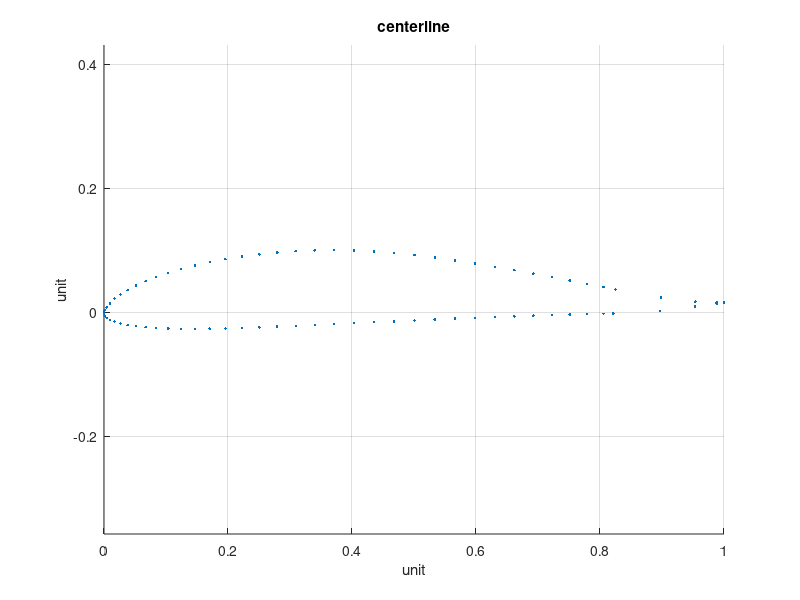
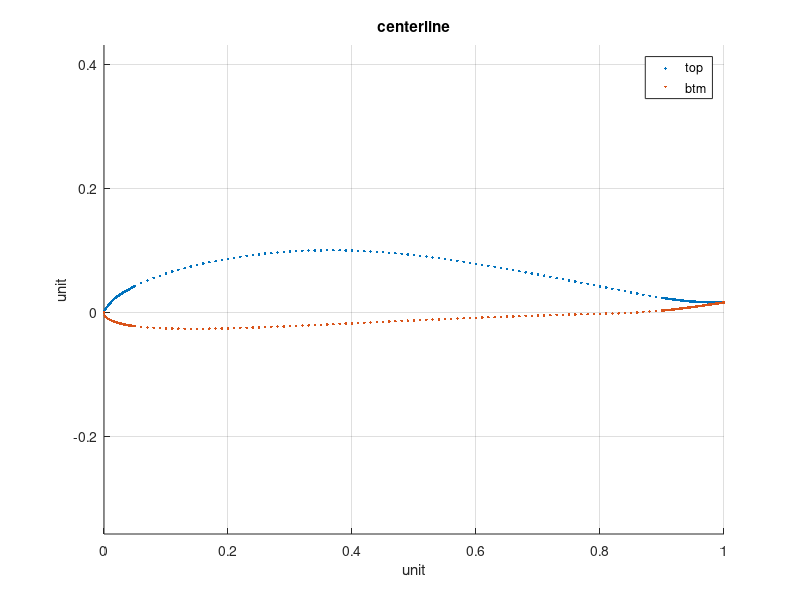
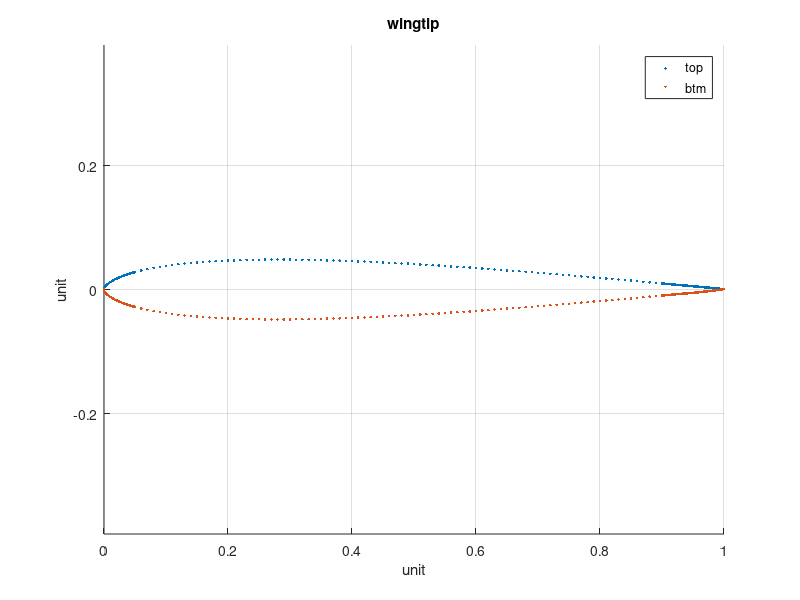
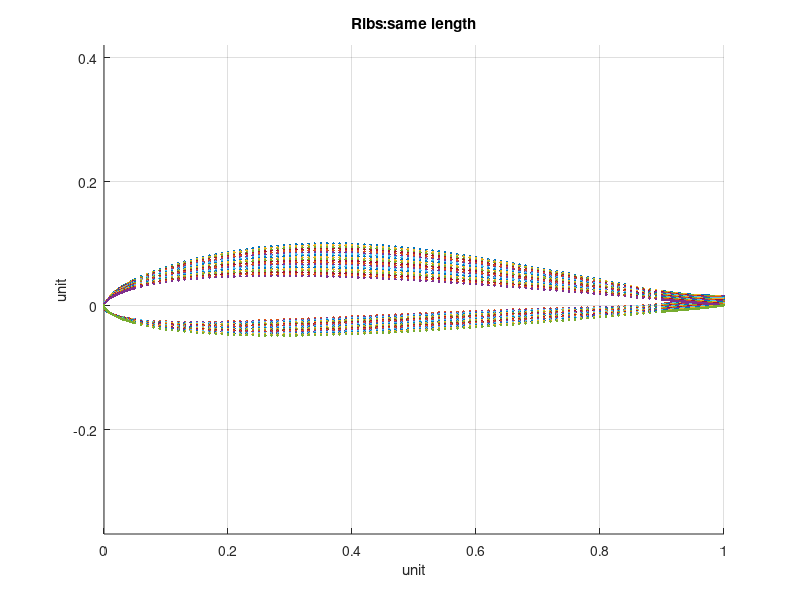

MATLAB code to generate these figures, in order:
function draw_airfoil()
% save airfoil centerlinex centerliney wingtipx wingtipy twistx twisty
close all;
load airfoil centerlinex centerliney wingtipx wingtipy twistx twisty;
global X;
X = [];
scalingfactor = 0.5;
NASA_wingSpan_mm = 3750;
NASA_centerCord_mm = 400;
NASA_tipcord_mm = 100;
ribCnt = 39;
X.wingSpan_mm = NASA_wingSpan_mm*scalingfactor;
X.rootCord_mm = NASA_centerCord_mm*scalingfactor;
X.wingtipCord_mm = NASA_tipcord_mm*scalingfactor;
X.LeadingEdgeBeamThickness_mm = 2; % square edge size 
X.LeadingEdgeBeamWidth_mm = 3; % square edge size 
X.trailingEdgeWidth_mm = 10;

X.frontMainBeamWidth_mm = 5;
X.frontMainBeamXmm = -5;
X.rearMainBeamWidth_mm = 5;
X.rearMainBeamXmm = 5;

X.RibThickness_mm = 2;

X.PointType = [];
X.PointType.fundamental = 1;
X.PointType.addedPoints = 2;

X.ForceBearingBeamCnt = 0;

X.curvefitmethod = 'pchip';
% rootBeamGammaWidthmm = 6;
% BaseBeamWidthmm = 1; % at tip, lift is zero, we cannot have 0 beam width for misc struct weight 
assert(mod(ribCnt,2)==1); % we have one rib in the center, and be symmetrical 
rotateFromLE = 0.3; %rotation occurs at the center of [0,1] from the leading edge, so that we have the desired AOA.  
fineX = [0:0.001:0.05 0.06:0.01:0.90 0.901:0.001:1]';
% fineX = [0:0.0005:1]';

%%
Len_fineX = length(fineX);
X.OneSideRibCnt = (ribCnt+1)/2;
RibCoeffsRoot2Tip = (0:X.OneSideRibCnt-1)/(X.OneSideRibCnt-1);

%%
centerlinex = centerlinex(:);
centerliney = centerliney(:);
[centerlinex,centerliney] = normalizexy(centerlinex,centerliney);
wingtipx = wingtipx(:);
wingtipy = wingtipy(:);
[wingtipx,wingtipy] = normalizexy(wingtipx,wingtipy);
figure;
hold on;
plot(centerlinex,centerliney,'.');
axis equal;
title('centerline');grid on;
xlabel('unit');
ylabel('unit');
%%
figure;
hold on;
end_of_center_top_curve = (length(centerlinex)+1)/2;
top_centerline_x = centerlinex(1:end_of_center_top_curve);
top_centerline_y = centerliney(1:end_of_center_top_curve);
top_centerline_fine_y = interp1(top_centerline_x,top_centerline_y,fineX,X.curvefitmethod);
plot(fineX,top_centerline_fine_y,'.');
btm_centerline_x = centerlinex(end_of_center_top_curve:end);
btm_centerline_y = centerliney(end_of_center_top_curve:end);
btm_centerline_fine_y = interp1(btm_centerline_x,btm_centerline_y,fineX,X.curvefitmethod);
plot(fineX,btm_centerline_fine_y,'.');
axis equal;
legend('top','btm');
title('centerline');grid on;
xlabel('unit');
ylabel('unit');
%%
figure;
hold on;
end_of_wingtip_top_curve = (length(wingtipx)+1)/2;
top_wingtip_x = wingtipx(1:end_of_wingtip_top_curve);
top_wingtip_y = wingtipy(1:end_of_wingtip_top_curve);
top_wingtip_mid_y = interp1(top_wingtip_x,top_wingtip_y,fineX,X.curvefitmethod);
plot(fineX,top_wingtip_mid_y,'.');
btm_wingtip_x = wingtipx(end_of_wingtip_top_curve:end);
btm_wingtip_y = wingtipy(end_of_wingtip_top_curve:end);
btm_wingtip_mid_y = interp1(btm_wingtip_x,btm_wingtip_y,fineX,X.curvefitmethod);
plot(fineX,btm_wingtip_mid_y,'.');
axis equal;
legend('top','btm');
title('wingtip');
grid on;
xlabel('unit');
ylabel('unit');
%%
top_ribs = interpolate2Airfoil(top_centerline_fine_y, top_wingtip_mid_y, RibCoeffsRoot2Tip);
btm_ribs = interpolate2Airfoil(btm_centerline_fine_y, btm_wingtip_mid_y, RibCoeffsRoot2Tip);
figure;
axis equal;
hold on;
for ii = 1:X.OneSideRibCnt
    topCurve = top_ribs(:,ii);
    btmCurve = btm_ribs(:,ii);
    plot([fineX fineX],[topCurve btmCurve],'.');
end
title('Ribs:same length');
grid on;
xlabel('unit');
ylabel('unit');
%%
xindexRotate = find(fineX==rotateFromLE);
assert(length(xindexRotate)==1);
centered_interpolatedX = fineX - rotateFromLE;
Ymean = (top_ribs(xindexRotate,:) + btm_ribs(xindexRotate,:))/2;
centered_top_mid_ribs = zeros(Len_fineX,X.OneSideRibCnt);
centered_btm_mid_ribs = zeros(Len_fineX,X.OneSideRibCnt);
figure;
axis equal;
hold on;
for ii = 1:X.OneSideRibCnt
    centered_top_mid_ribs(:,ii) = top_ribs(:,ii) - Ymean(ii);
    centered_btm_mid_ribs(:,ii) = btm_ribs(:,ii) - Ymean(ii);
    plot([centered_interpolatedX; centered_interpolatedX],[centered_top_mid_ribs(:,ii); centered_btm_mid_ribs(:,ii)],'.');
end
title('Ribs:same length,shifted');
grid on;
xlabel('unit');
ylabel('unit');
%%
figure;
plot(twistx/twistx(end),twisty,'.');
title('twist');
ylabel('deg');
grid on;
xlabel('half wingspan');
%%
twist_ribs = interp1(twistx/twistx(end),twisty,RibCoeffsRoot2Tip,X.curvefitmethod);

rotated_ribs_top_x = zeros(Len_fineX,X.OneSideRibCnt);
rotated_ribs_top_y = zeros(Len_fineX,X.OneSideRibCnt);
rotated_ribs_btm_x = zeros(Len_fineX,X.OneSideRibCnt);
rotated_ribs_btm_y = zeros(Len_fineX,X.OneSideRibCnt);
figure;
axis equal;
hold on;
for ii = 1:X.OneSideRibCnt
    thetaDeg = twist_ribs(ii);
    R = [cosd(thetaDeg) -sind(thetaDeg); sind(thetaDeg) cosd(thetaDeg)];
    top_beforeRotate = [centered_interpolatedX centered_top_mid_ribs(:,ii)];
    top_afterRotate = top_beforeRotate*R;
    rotated_ribs_top_x(:,ii) = top_afterRotate(:,1);
    rotated_ribs_top_y(:,ii) = top_afterRotate(:,2);
    btm_beforeRotate = [centered_interpolatedX centered_btm_mid_ribs(:,ii)];
    btm_afterRotate = btm_beforeRotate*R;
    rotated_ribs_btm_x(:,ii) = btm_afterRotate(:,1);
    rotated_ribs_btm_y(:,ii) = btm_afterRotate(:,2);
    plot([rotated_ribs_top_x(:,ii); rotated_ribs_btm_x(:,ii)],[rotated_ribs_top_y(:,ii); rotated_ribs_btm_y(:,ii)],'.');
end
title('Ribs:same length,shifted,rotated');
grid on;
xlabel('unit');
ylabel('unit');
%%
scaled_ribs_top_x = rotated_ribs_top_x;
scaled_ribs_top_y = rotated_ribs_top_y;
scaled_ribs_btm_x = rotated_ribs_btm_x;
scaled_ribs_btm_y = rotated_ribs_btm_y;
scale_ribs = interp1([0 1],[X.rootCord_mm X.wingtipCord_mm],RibCoeffsRoot2Tip,'linear');

figure;
axis equal;
hold on;
for ii = 1:X.OneSideRibCnt
    scaled_ribs_top_x(:,ii) = scaled_ribs_top_x(:,ii) * scale_ribs(ii);
    scaled_ribs_top_y(:,ii) = scaled_ribs_top_y(:,ii) * scale_ribs(ii);
    scaled_ribs_btm_x(:,ii) = scaled_ribs_btm_x(:,ii) * scale_ribs(ii);
    scaled_ribs_btm_y(:,ii) = scaled_ribs_btm_y(:,ii) * scale_ribs(ii);
    plot([scaled_ribs_top_x(:,ii); scaled_ribs_btm_x(:,ii)],[scaled_ribs_top_y(:,ii); scaled_ribs_btm_y(:,ii)],'.');
end
title('Ribs:shifted,rotated,scaled');
grid on;
xlabel('mm');
ylabel('mm');
%%
Gamma = (1-RibCoeffsRoot2Tip.^2).^1.5;
figure;
plot(RibCoeffsRoot2Tip,Gamma,'.-');
title('Gamma, airflow circulation');
grid on;
%%
figure;
plot(RibCoeffsRoot2Tip,1.5*(RibCoeffsRoot2Tip.^2-0.5),'.-');
title('Downwash');
grid on;

%% when cutting slot, the length of x/y data may not be same any more for all ribs
% use cell to store
slotcut_ribs = cell(1,X.OneSideRibCnt);
for ii = 1:X.OneSideRibCnt
    slotcut_ribs{ii}.top.x = scaled_ribs_top_x(:,ii);
    slotcut_ribs{ii}.top.y = scaled_ribs_top_y(:,ii);
    slotcut_ribs{ii}.top.PointType = ones(length(scaled_ribs_top_x(:,ii)),1)*X.PointType.fundamental;
    slotcut_ribs{ii}.btm.x = scaled_ribs_btm_x(:,ii);
    slotcut_ribs{ii}.btm.y = scaled_ribs_btm_y(:,ii);
    slotcut_ribs{ii}.btm.PointType = ones(length(scaled_ribs_btm_x(:,ii)),1)*X.PointType.fundamental;
    slotcut_ribs{ii}.ForceBearingBeamCut = [];
    slotcut_ribs{ii}.ForceBearingBeamRibThickness = [];
end
%% cut slot for force bearing beam
slotcut_ribs = cutslot(slotcut_ribs,X.frontMainBeamWidth_mm,X.frontMainBeamXmm,'front');

slotcut_ribs = cutslot(slotcut_ribs,X.rearMainBeamWidth_mm,X.rearMainBeamXmm,'rear');

%% add leading edge beam
cut_leadingedge = slotcut_ribs;

figure;
axis equal;
hold on;
for ii = 1:X.OneSideRibCnt
    LE_x = min([slotcut_ribs{ii}.top.x;slotcut_ribs{ii}.btm.x]);
    LeadingEdgeBeamPosDetected = false;
    for xposition = LE_x:0.1:LE_x+30
        if getThickness(slotcut_ribs{ii},xposition) > X.LeadingEdgeBeamThickness_mm
            LeadingEdgeBeamPosDetected = true;
            break;
        end
    end
    assert(LeadingEdgeBeamPosDetected);
    cut_leadingedge{ii}.top = removeLeadingSector(slotcut_ribs{ii}.top,xposition);
    cut_leadingedge{ii}.btm = removeLeadingSector(slotcut_ribs{ii}.btm,xposition);
    
    cut_leadingedge{ii}.top = cutLeadingEdgeSlot(cut_leadingedge{ii}.top);
    cut_leadingedge{ii}.btm = cutLeadingEdgeSlot(cut_leadingedge{ii}.btm);
    
    plot([cut_leadingedge{ii}.top.x; cut_leadingedge{ii}.btm.x],[cut_leadingedge{ii}.top.y; cut_leadingedge{ii}.btm.y],'.');
end
title('Ribs:shifted,rotated,scaled,LEcut');
grid on;
xlabel('mm');
ylabel('mm');

%% cut trailing edge
cut_trailingedge = cut_leadingedge;
figure;
axis equal;
hold on;
for ii = 1:X.OneSideRibCnt
    cut_trailingedge{ii}.top = removeTrailingSector(cut_trailingedge{ii}.top,X.trailingEdgeWidth_mm);
    cut_trailingedge{ii}.btm = removeTrailingSector(cut_trailingedge{ii}.btm,X.trailingEdgeWidth_mm);
    plot([cut_trailingedge{ii}.top.x; cut_trailingedge{ii}.btm.x],[cut_trailingedge{ii}.top.y; cut_trailingedge{ii}.btm.y],'.');
end
title('Ribs:shifted,rotated,scaled,LEcut,TEcut');
grid on;
xlabel('mm');
ylabel('mm');

%% produce rib cut cad file
for ii = 1:X.OneSideRibCnt
    cut_trailingedge{ii}.btm = reverseSeqOrder(cut_trailingedge{ii}.btm);
%     save_finalResults(ii,[cut_trailingedge_top_x{ii}; cut_trailingedge_btm_x{ii}],[cut_trailingedge_top_y{ii}; cut_trailingedge_btm_y{ii}]);
end

fid = fopen('airfoil_all.scr','w');
fprintf(fid,'pline\n');
for ii = 1:X.OneSideRibCnt
    save_finalResults2onefile(fid,ii,0,50,[cut_trailingedge{ii}.top.x; cut_trailingedge{ii}.btm.x],[cut_trailingedge{ii}.top.y; cut_trailingedge{ii}.btm.y]);
end
fclose(fid);

%% produce force bearing beam cut cad file
RibLocationXmm = RibCoeffsRoot2Tip*X.wingSpan_mm/2;
FineSegmentCnt = 1000;

for iiBeam = 1:X.ForceBearingBeamCnt
    BeamShape = cell(1,X.ForceBearingBeamCnt);
    BeamShapeAddBtmEdge = cell(1,X.ForceBearingBeamCnt);
    fid = fopen(sprintf('beam_%d.scr',iiBeam),'w');
    fprintf(fid,'pline\n');
    ThicknessVec = zeros(1,X.OneSideRibCnt);
    CutDepthVec = zeros(1,X.OneSideRibCnt);
    for iiRib = 1:X.OneSideRibCnt
        ThicknessVec(iiRib) = cut_trailingedge{iiRib}.ForceBearingBeamRibThickness(iiBeam);
        CutDepthVec(iiRib) =  cut_trailingedge{iiRib}.ForceBearingBeamCut(iiBeam);
    end
    
    figure;
    subplot(2,1,1);
    plot(RibLocationXmm,ThicknessVec,'.-');
    axis equal;
    xlabel('single side wingspan(mm)');
    ylabel('mm');
    title(sprintf('Rib Thickness for Beam No.%d',iiBeam));
    subplot(2,1,2);
    plot(RibLocationXmm,CutDepthVec,'.-');
    axis equal;
    xlabel('single side wingspan(mm)');
    ylabel('mm');
    title(sprintf('Rib Cut Depth for Beam No.%d',iiBeam));
    
    fineRibLocationXmm = ((0:FineSegmentCnt)/FineSegmentCnt)*(X.wingSpan_mm/2);
    BeamShape{iiBeam}.x = fineRibLocationXmm';
    fineThicknessVec = interp1(RibLocationXmm,ThicknessVec,fineRibLocationXmm,X.curvefitmethod);
    BeamShape{iiBeam}.y = fineThicknessVec';
    BeamShape{iiBeam}.PointType = ones(length(fineRibLocationXmm),1)*X.PointType.fundamental;
    
    BeamShapeCutRibSlot = BeamShape;
    for CutSlotForRib_ii = 1:X.OneSideRibCnt
        switch CutSlotForRib_ii
            case 1
               StyleCutRibSlot = 'RootRib';
            case X.OneSideRibCnt
               StyleCutRibSlot = 'TipRib';
            otherwise
               StyleCutRibSlot = 'MiddleRib';
        end
        BeamShapeCutRibSlot{iiBeam} = cutBeamSlot(BeamShapeCutRibSlot{iiBeam},CutDepthVec(CutSlotForRib_ii),X.RibThickness_mm,RibLocationXmm(CutSlotForRib_ii),StyleCutRibSlot);
    end
    BeamShapeAddBtmEdge{iiBeam} = AddBtmBeamEdge( BeamShapeCutRibSlot{iiBeam} );
    figure;
    plot(BeamShapeAddBtmEdge{iiBeam}.x,BeamShapeAddBtmEdge{iiBeam}.y,'.-');
    axis equal;
    xlabel('single side wingspan(mm)');
    ylabel('mm');
    title(sprintf('Beam%d',iiBeam));
    save_finalResults2onefile(fid,iiBeam,0,100,BeamShapeAddBtmEdge{iiBeam}.x,BeamShapeAddBtmEdge{iiBeam}.y);
    fclose(fid);
end
end


function NewCurve = AddBtmBeamEdge(Curve)
global X;
NewCurve = [];
NewCurve.x = [min(Curve.x);Curve.x;max(Curve.x)];
NewCurve.y = [0;Curve.y;0];
NewCurve.PointType = [X.PointType.addedPoints;Curve.PointType;X.PointType.addedPoints];

end

function newcurve = reverseSeqOrder(curve)
newcurve = [];
newcurve.x = curve.x(end:-1:1);
newcurve.y = curve.y(end:-1:1);
newcurve.PointType = curve.PointType(end:-1:1);
end

function save_finalResults2onefile(fid,idx, xoffset, yoffset, xx, yy)
assert(length(xx)==length(yy));
xoffset = (idx-1)*xoffset;
yoffset = (idx-1)*yoffset;
for ii = 1:length(xx)
    fprintf(fid,'%f,%f\n',xx(ii)+xoffset,yy(ii)+yoffset);
end
fprintf(fid,'%f,%f\n',xx(1)+xoffset,yy(1)+yoffset);
end

% function save_finalResults(idx, xx, yy)
% fid = fopen(sprintf('airfoil%d.scr',idx),'w');
% fprintf(fid,'pline\n');
% assert(length(xx)==length(yy));
% for ii = 1:length(xx)
%     fprintf(fid,'%f,%f\n',xx(ii),yy(ii));
% end
% fprintf(fid,'%f,%f\n',xx(1),yy(1));
% fclose(fid);
% end

function newcurve = cutLeadingEdgeSlot(curve)
global X;
newcurve = [];
x = curve.x;
y = curve.y;
PointType = curve.PointType;
LE_x = x(1);
LE_y = y(1);
newcurve.x = [LE_x+X.LeadingEdgeBeamWidth_mm;x];
newcurve.y = [LE_y;y];
newcurve.PointType = [X.PointType.addedPoints;PointType];
end

function newcurve = removeTrailingSector(curve,cutoffx)
global X;
newcurve = [];
x = curve.x;
y = curve.y;
PointType = curve.PointType;
cutoff_x = max(x)-cutoffx;
index = find(x<=cutoff_x);
newcurve.x = x(index);
newcurve.y = y(index);
newcurve.PointType = PointType(index);
if ~ismember( cutoff_x, x )
    newcurve.x = [newcurve.x;cutoff_x];
    val = interp1nearby(x,y,PointType,cutoff_x,2,X.curvefitmethod);
    newcurve.y = [newcurve.y;val];
    newcurve.PointType = [newcurve.PointType;X.PointType.fundamental];
end
end

function newCurve = removeLeadingSector(curve,cutoffx)
newCurve = [];
x = curve.x;
y = curve.y;
PointType = curve.PointType;

index = find(x>=cutoffx);
newCurve.x = x(index);
newCurve.y = y(index);
newCurve.PointType = PointType(index);
end

function [x,y] = normalizexy(x,y)
    scaleF = abs(max(x)-min(x));
    x = x/scaleF;
    y = y/scaleF;
    
end

function ribs = cutslot(ribs,width,xposition,slotName)
global X;
X.ForceBearingBeamCnt = X.ForceBearingBeamCnt + 1;
figure;
axis equal;
hold on;
for ii = 1:X.OneSideRibCnt
    thickness = getThickness(ribs{ii},xposition);
    [ribs{ii}.top.x,ribs{ii}.top.y] = cutnothing(ribs{ii}.top.x,ribs{ii}.top.y);
    cutDepth = thickness/2;
    ribs{ii}.btm = cutslotIn1curve(ribs{ii}.btm,-cutDepth,width,xposition,'cutBoth');
    ribs{ii}.ForceBearingBeamCut = [ribs{ii}.ForceBearingBeamCut;cutDepth];
    ribs{ii}.ForceBearingBeamRibThickness  = [ribs{ii}.ForceBearingBeamRibThickness;thickness];
    plot([ribs{ii}.top.x; ribs{ii}.btm.x],[ribs{ii}.top.y; ribs{ii}.btm.y],'.');
end
title(['Ribs:shifted,rotated,scaled,slotcut' slotName]);
grid on;
end

function val = interp1nearby(all_x,all_y,PointType,newx,nearbyCnt,type)
global X;
% all_x contains points in the fundamental rib contour and points added for slots.
% basic_x contains points in the fundamental rib contour only
basic_x = all_x(PointType==X.PointType.fundamental);
basic_y = all_y(PointType==X.PointType.fundamental);
[~,ii] = min(abs(basic_x-newx));
if ii-nearbyCnt > 0
    leftii = ii-nearbyCnt;
else
    leftii = 1;
end
if ii+nearbyCnt <= length(basic_x)
    rightii = ii+nearbyCnt;
else
    rightii = length(basic_x); 
end
val = interp1(basic_x(leftii:rightii),basic_y(leftii:rightii),newx,type);
end

function thickness = getThickness(rib,x)
global X;
x1 = rib.top.x;
y1 = rib.top.y;
PointType1 = rib.top.PointType;
x2 = rib.btm.x;
y2 = rib.btm.y;
PointType2 = rib.btm.PointType;
y_value1 = interp1nearby(x1,y1,PointType1,x,2,X.curvefitmethod);
y_value2 = interp1nearby(x2,y2,PointType2,x,2,X.curvefitmethod);
thickness = abs(y_value1-y_value2);
end

function [cutx,cuty] = cutnothing(x,y)
cutx = x;
cuty = y;
end

function NewCurve = cutBeamSlot(Curve,depth,width,xposition,style)
switch style
    case 'RootRib'
        NewCurve = cutslotIn1curve(Curve,depth,width,xposition,'cutLeft');
    case 'TipRib'
        NewCurve = cutslotIn1curve(Curve,depth,width,xposition,'cutRight');
    case 'MiddleRib'
        NewCurve = cutslotIn1curve(Curve,depth,width,xposition,'cutBoth');
end
end

%function [cutx,cuty,NewPointType] = cutslotIn1curve(x,y,PointType,depth,width,xposition)
function NewCurve = cutslotIn1curve(Curve,depth,width,xposition,cutmethod)
% x,y form the curve
% depth: depth to be cut. 
%   +: cut to Y-
%   -: cut to Y+
% width: width to be cut
% xposition: relative to xposition, cut width/2 to X+ and X-
% cutmethod:
%   cutLeft: on the left side, don't rise to original height after the cut 
%   cutRight: on the Right side, don't rise to original height after the cut 
%   cutBoth: both sides, rise to original height after the cut 
if ~exist('cutmethod','var')
    cutmethod = 'cutBoth';
end

global X;
NewCurve = [];
NewCurve.x = [];
NewCurve.y = [];
NewCurve.PointType = [];
LE_beamEdgeX = xposition-width/2;
TE_beamEdgeX = xposition+width/2;

switch cutmethod
    case 'cutLeft'
        % do nothing
    case {'cutRight','cutBoth'}
        indexBeforeLEcut = find(Curve.x<=LE_beamEdgeX);
        NewCurve.x = Curve.x(indexBeforeLEcut);
        NewCurve.y = Curve.y(indexBeforeLEcut);
        NewCurve.PointType = Curve.PointType(indexBeforeLEcut);
        y_valueLE = interp1nearby(Curve.x,Curve.y,Curve.PointType,LE_beamEdgeX,2,X.curvefitmethod);
        if ismember(LE_beamEdgeX,Curve.x)
            % we don't need to insert the point and begin slot cut
        else
            NewCurve.x = [NewCurve.x;LE_beamEdgeX];
            NewCurve.y = [NewCurve.y;y_valueLE];
            NewCurve.PointType = [NewCurve.PointType;X.PointType.fundamental];
        end
    otherwise
        assert(false);
end
y_valueSlotCenterPosition = interp1nearby(Curve.x,Curve.y,Curve.PointType,xposition,2,X.curvefitmethod);

NewCurve.x = [NewCurve.x;LE_beamEdgeX];
NewCurve.y = [NewCurve.y;y_valueSlotCenterPosition - depth];
NewCurve.PointType = [NewCurve.PointType;X.PointType.addedPoints];

NewCurve.x = [NewCurve.x;TE_beamEdgeX];
NewCurve.y = [NewCurve.y;y_valueSlotCenterPosition - depth];
NewCurve.PointType = [NewCurve.PointType;X.PointType.addedPoints];

switch cutmethod
    case 'cutRight'
        % do nothing
    case {'cutLeft','cutBoth'}
        y_valueTE = interp1nearby(Curve.x,Curve.y,Curve.PointType,TE_beamEdgeX,2,X.curvefitmethod);
        if ismember(TE_beamEdgeX,Curve.x)
            % we don't need to insert the point and begin slot cut
        else
            NewCurve.x = [NewCurve.x;TE_beamEdgeX];
            NewCurve.y = [NewCurve.y;y_valueTE];
            NewCurve.PointType = [NewCurve.PointType;X.PointType.fundamental];
        end
    otherwise
        assert(false);
end
indexAfterTEcut = find(Curve.x>=TE_beamEdgeX);

NewCurve.x = [NewCurve.x;Curve.x(indexAfterTEcut)];
NewCurve.y = [NewCurve.y;Curve.y(indexAfterTEcut)];
NewCurve.PointType = [NewCurve.PointType;ones(length(indexAfterTEcut),1)*X.PointType.fundamental];
end

function result = interpolate2Airfoil(center0Y, tip1Y, coeff0to1)
assert(length(center0Y)==length(tip1Y));
center0Y = center0Y(:);
tip1Y = tip1Y(:);

num = length(tip1Y);
result = zeros(num,length(coeff0to1));
for ii = 1:length(tip1Y)
    result(ii,:) =  interp1([0 1],[center0Y(ii) tip1Y(ii)],coeff0to1,'linear');
end
end
